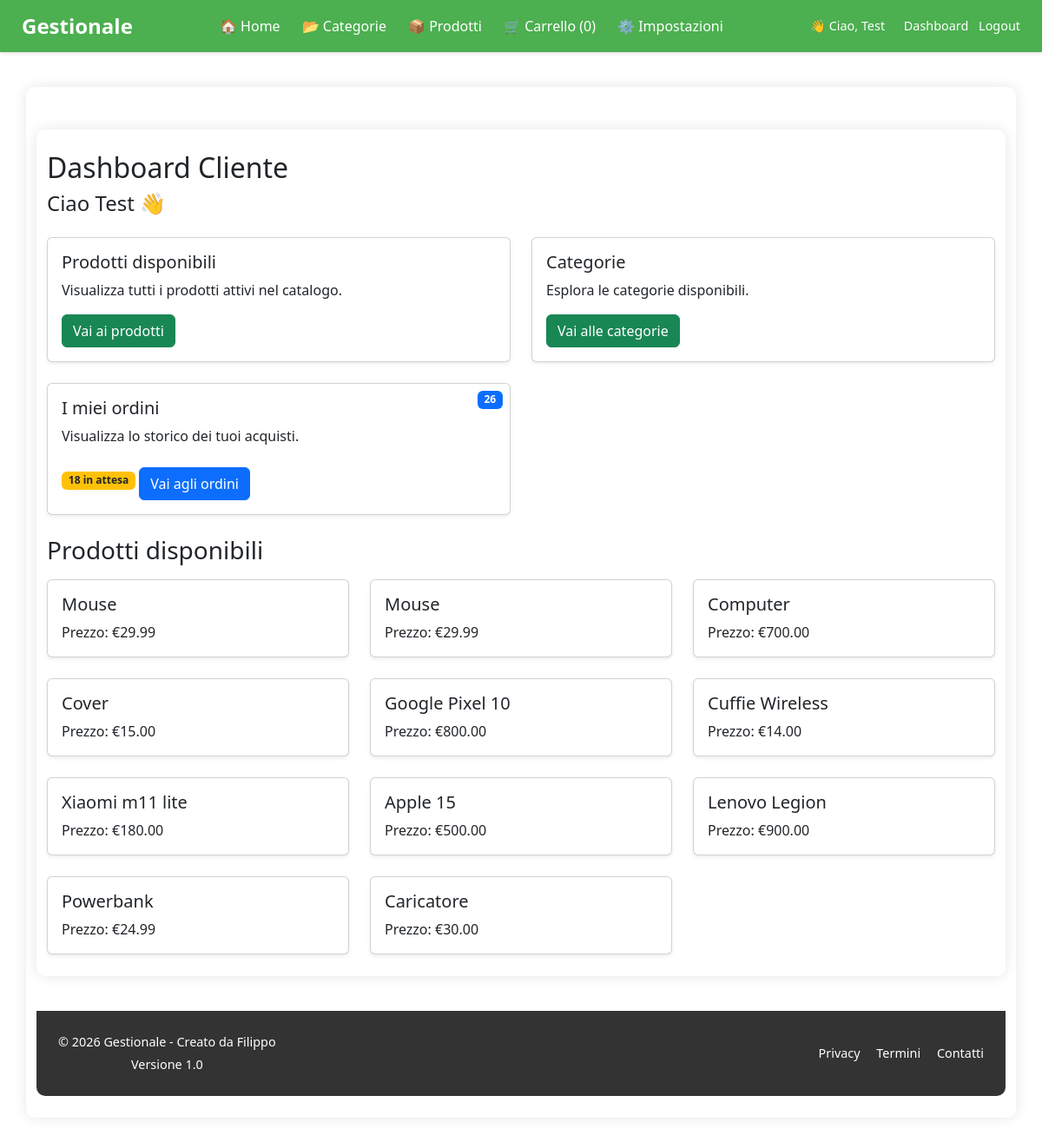
/dashboard_cliente (signed in), run on an earlier commit of the app's database.
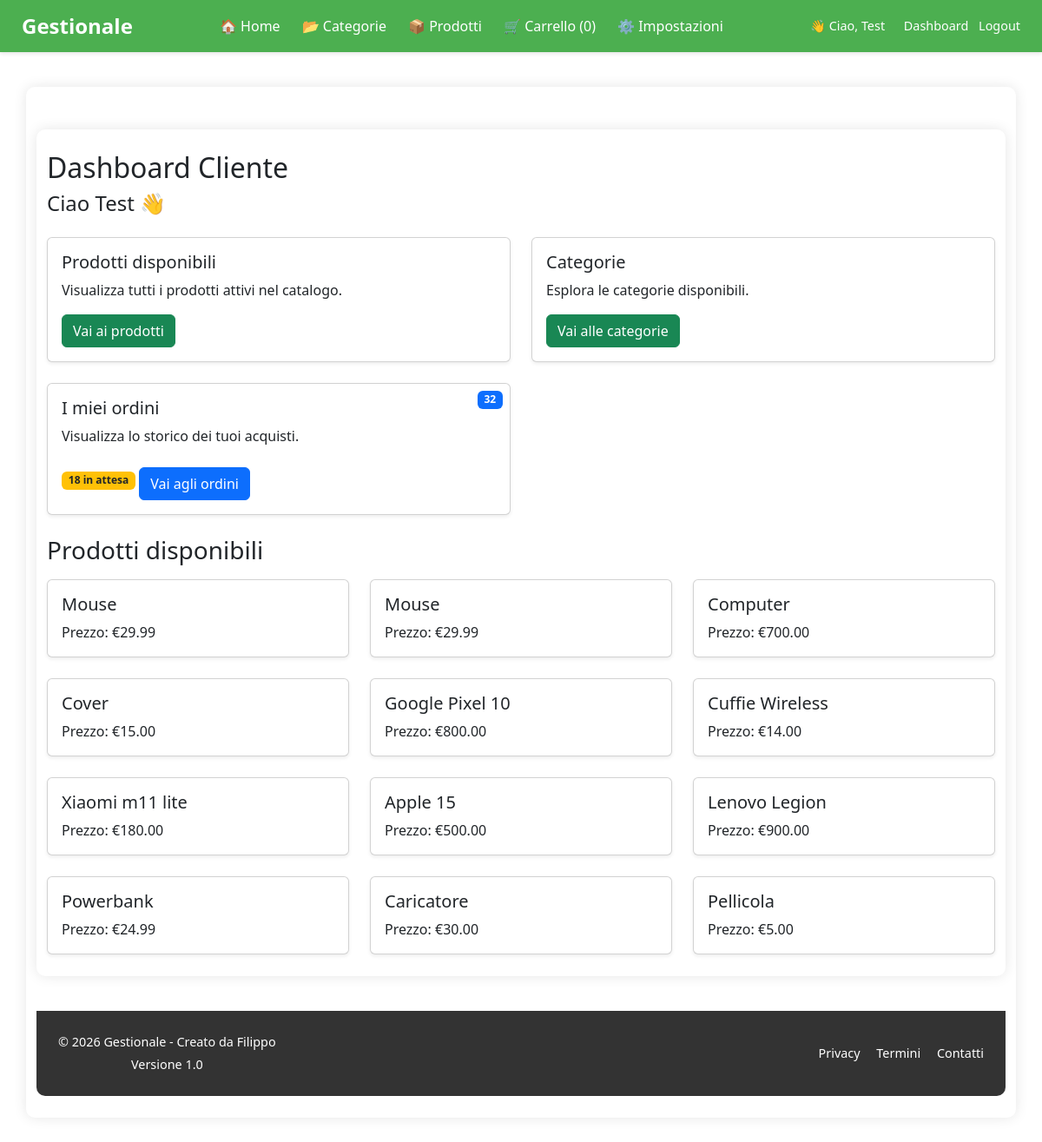
And on a later commit of the database.
### app/models.py (models this page shows)
class Prodotto(db.Model):
    id = db.Column(db.Integer, primary_key=True)
    codice = db.Column(db.String(50), unique=True, nullable=False)
    nome = db.Column(db.String(200), nullable=False)
    descrizione = db.Column(db.Text)
    prezzo = db.Column(db.Numeric(10, 2), nullable=False)
    quantita = db.Column(db.Integer, default=0)
    attivo = db.Column(db.Boolean, default=True)
    categoria_id = db.Column(db.Integer, db.ForeignKey('categoria.id'), nullable=False)
    fornitori = db.relationship(
        'User',
        secondary=fornitore_prodotto,
        back_populates='prodotti'
    )

### app/routes.py (the view)
@main.route('/dashboard_cliente')
@login_required
@cliente_required
def dashboard_cliente():
    prodotti = Prodotto.query.filter_by(attivo=True).all()
    totale_ordini = Ordine.query.filter_by(cliente_id=current_user.id).count()
    pending_ordini = Ordine.query.filter_by(cliente_id=current_user.id, stato="PENDING").count()
    ultimi_pending = Ordine.query.filter_by(cliente_id=current_user.id, stato="PENDING") \
                                 .order_by(Ordine.data_ordine.desc()) \
                                 .limit(3).all()
    return render_template('dashboard/dashboard_cliente.html', prodotti=prodotti, totale_ordini=totale_ordini, pending_ordini=pending_ordini, ultimi_pending=ultimi_pending)

### app/__init__.py (called while the page is built)
def create_app():
    app = Flask(__name__)
    env = os.getenv('FLASK_ENV', 'development')
    app.config.from_object(config[env])
    app.config['STRIPE_WEBHOOK_SECRET'] = os.environ.get('STRIPE_WEBHOOK_SECRET')
    stripe.api_key = app.config['STRIPE_SECRET_KEY']
    mail.init_app(app)
    db.init_app(app)
    migrate.init_app(app, db)
    login_manager.init_app(app)
    from app.models import User
    @login_manager.user_loader
    def load_user(user_id):
        return User.query.get(int(user_id))
    from app.auth.routes import auth
    app.register_blueprint(auth)
    from app.webhook import webhook_bp
    app.register_blueprint(webhook_bp)
    from app.routes import main
    app.register_blueprint(main)
    return app

### app/templates/dashboard/dashboard_cliente.html (shortened to what this page needs)
{% extends 'layout/base.html' %}
{% block content %}
<div class="container mt-4">
    <h2 class="mb-2">Dashboard Cliente</h2>
    <h4 class="mb-4">Ciao {{ current_user.username }} 👋</h4>
    <div class="row row-cols-1 row-cols-md-2 g-4 mb-4">
        <div class="col">
            <div class="card h-100 shadow-sm">
                <div class="card-body">
                    <h5 class="card-title">Prodotti disponibili</h5>
                    <p class="card-text">Visualizza tutti i prodotti attivi nel catalogo.</p>
                    <a href="{{ url_for('main.prodotti') }}" class="btn btn-success">Vai ai prodotti</a>
                </div>
            </div>
        </div>
        <div class="col">
            <div class="card h-100 shadow-sm">
                <div class="card-body">
                    <h5 class="card-title">Categorie</h5>
                    <p class="card-text">Esplora le categorie disponibili.</p>
                    <a href="{{ url_for('main.categorie') }}" class="btn btn-success">Vai alle categorie</a>
                </div>
            </div>
        </div>
        <div class="col">
            <div class="card h-100 shadow-sm position-relative">
                <span class="badge bg-primary position-absolute top-0 end-0 m-2">
                    {{ totale_ordini }}
                </span>
                <div class="card-body">
                    <h5 class="card-title">I miei ordini</h5>
                    <p class="card-text">Visualizza lo storico dei tuoi acquisti.</p>
                    {% if pending_ordini > 0 %}
                        <span class="badge bg-warning text-dark mb-2">
                            {{ pending_ordini }} in attesa
                        </span>
                    {% endif %}
                    <a href="{{ url_for('main.i_miei_ordini') }}" class="btn btn-primary mt-2">
                        Vai agli ordini
                    </a>
                </div>
            </div>
        </div>
    </div>
    <h3 class="mb-3">Prodotti disponibili</h3>
    <div class="row row-cols-1 row-cols-sm-2 row-cols-md-3 g-4">
        {% for prodotto in prodotti %}
            <div class="col">
                <a href="{{ url_for('main.dettaglio_prodotto', id=prodotto.id) }}" class="text-decoration-none text-dark">
                    <div class="card h-100 shadow-sm hover-card">
                        <div class="card-body">
                            <h5 class="card-title">{{ prodotto.nome }}</h5>
                            <p class="card-text">Prezzo: €{{ prodotto.prezzo }}</p>
                        </div>
                    </div>
                </a>
            </div>
        {% else %}
            <div class="col">
                <p class="text-muted">Nessun prodotto disponibile</p>
            </div>
        {% endfor %}
    </div>
</div>
{% endblock %}

What changed in the data, as far as the page shows it:
added Prodotto: nome "Pellicola", prezzo "5.00"
Also different on the page:
{{ totale_ordini }}: "26" → "32"
